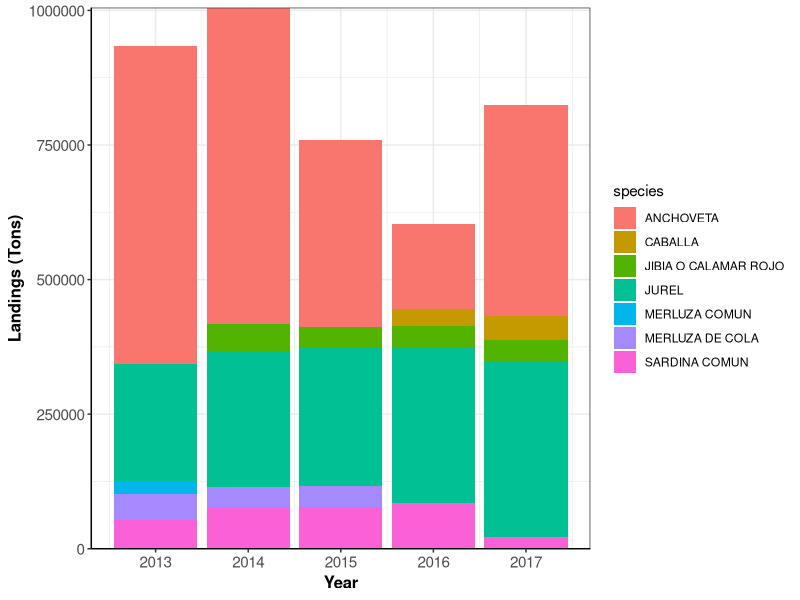
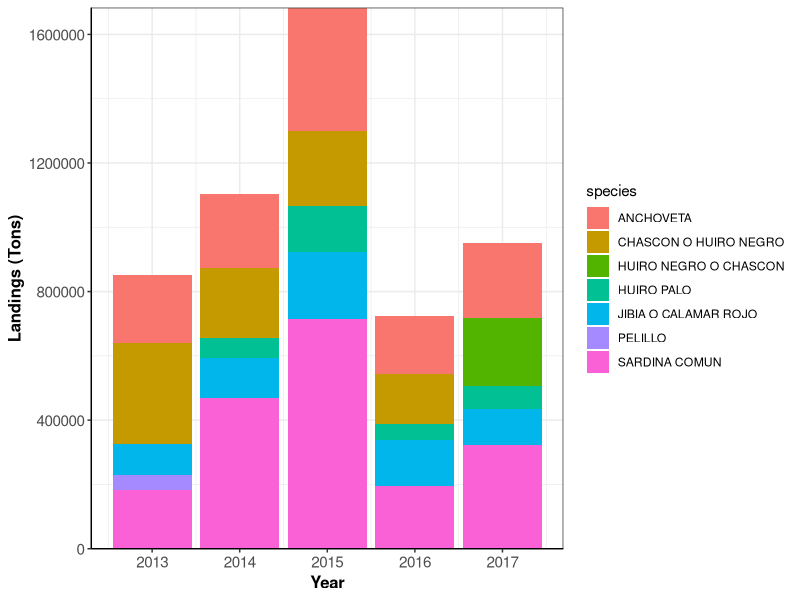

Here is the R script that generated these plots, in order:
## ---- chunk 1
knitr::opts_chunk$set(echo = TRUE)

library(here)
library(magrittr)
library(dplyr)
library(tidyr)
library(ggplot2)
library(readr)
## ---- chunk 2

landings_reg<- read_csv(here("clean_databases/landings_SERNAPESCA.csv")) %>% 
  filter(region != "national") %>% 
  mutate( tons = as.numeric(tons))

## ---- chunk 3

## General
landing_reg_general <- landings_reg %>%
  group_by(year, species, subsector) %>% 
  summarise(tons = sum(tons, na.rm = T)) %>% 
  data.frame()

## Artisanal

top5_catch_art_per_year <- landing_reg_general  %>%
  filter(subsector== 'artisanal') %>% 
  arrange(year, desc(tons)) %>% 
  group_by(year) %>% 
  top_n(5, tons) %>% 
  data.frame()

## Industrial -- Including fabric vessels. 

top5_catch_ind_per_year <- landing_reg_general  %>%
  filter(subsector %in% c('industrial', 'fabric_vessel')) %>% 
  group_by(species, year) %>% 
  summarise(tons = sum(tons)) %>% 
  arrange(year, desc(tons)) %>% 
  group_by(year) %>% 
  top_n(5, tons) %>% 
  data.frame()

## ---- chunk 4

# I am not including 2014 for now because we are missing one database for industrial landings for 2014 (landings per species and region in national waters)

main_catch_ind <- 
  ggplot(data = top5_catch_ind_per_year, aes(x = year, y = tons, fill = species)) + 
    geom_bar(stat= "identity")+
    scale_y_continuous(expand = c(0, 0)) +
    labs(y="Landings (Tons)", x="Year")+
    theme_bw()+
    theme(axis.line = element_line(colour = "black"),
        axis.text=element_text(size=11),
        axis.title=element_text(size=12,face="bold"))

main_catch_ind 
## ---- chunk 5

main_catch_art <- 
  ggplot(data = top5_catch_art_per_year, aes(x = year, y = tons, fill = species)) + 
    geom_bar(stat= "identity")+
    scale_y_continuous(expand = c(0, 0)) +
    labs(y="Landings (Tons)", x="Year")+
    theme_bw()+
    theme(axis.line = element_line(colour = "black"),
        axis.text=element_text(size=11),
        axis.title=element_text(size=12,face="bold"))

main_catch_art

## ---- chunk 6

harvest_reg<- read_csv(here("clean_databases/aquaculture_SERNAPESCA.csv")) %>% 
  filter(region != "national") %>% 
  mutate( tons = as.numeric(tons))

## ---- chunk 7
## adding amount of harvest per year at a national level

harvest_reg_total <- harvest_reg %>%
  group_by(year, species, subsector) %>% 
  summarise(tons = sum(tons, na.rm = T)) %>%
  data.frame()

## top 5

top5_havets_per_year <- harvest_reg_total %>%
  arrange(year, desc(tons)) %>% 
  group_by(year) %>% 
  top_n(5, tons) %>% 
  data.frame()


